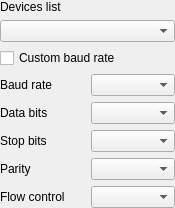
<?xml version="1.0" encoding="UTF-8"?>
<ui version="4.0">
 <class>SAKTestDeviceController</class>
 <widget class="QWidget" name="SAKTestDeviceController">
  <property name="geometry">
   <rect>
    <x>0</x>
    <y>0</y>
    <width>175</width>
    <height>204</height>
   </rect>
  </property>
  <property name="windowTitle">
   <string>串口控制面板</string>
  </property>
  <layout class="QGridLayout" name="gridLayout">
   <property name="leftMargin">
    <number>0</number>
   </property>
   <property name="topMargin">
    <number>0</number>
   </property>
   <property name="rightMargin">
    <number>0</number>
   </property>
   <property name="bottomMargin">
    <number>0</number>
   </property>
   <item row="3" column="1">
    <widget class="QComboBox" name="baudrateComboBox"/>
   </item>
   <item row="2" column="0" colspan="2">
    <widget class="QCheckBox" name="customBaudrateCheckBox">
     <property name="sizePolicy">
      <sizepolicy hsizetype="Preferred" vsizetype="Fixed">
       <horstretch>0</horstretch>
       <verstretch>0</verstretch>
      </sizepolicy>
     </property>
     <property name="text">
      <string>Custom baud rate</string>
     </property>
    </widget>
   </item>
   <item row="5" column="0">
    <widget class="QLabel" name="label_4">
     <property name="sizePolicy">
      <sizepolicy hsizetype="Ignored" vsizetype="Preferred">
       <horstretch>0</horstretch>
       <verstretch>0</verstretch>
      </sizepolicy>
     </property>
     <property name="text">
      <string>Stop bits</string>
     </property>
    </widget>
   </item>
   <item row="1" column="0" colspan="2">
    <widget class="QComboBox" name="serialportsComboBox">
     <property name="sizePolicy">
      <sizepolicy hsizetype="Preferred" vsizetype="Fixed">
       <horstretch>0</horstretch>
       <verstretch>0</verstretch>
      </sizepolicy>
     </property>
     <property name="maximumSize">
      <size>
       <width>16777215</width>
       <height>16777215</height>
      </size>
     </property>
    </widget>
   </item>
   <item row="5" column="1">
    <widget class="QComboBox" name="stopbitsComboBox"/>
   </item>
   <item row="3" column="0">
    <widget class="QLabel" name="label_2">
     <property name="sizePolicy">
      <sizepolicy hsizetype="Ignored" vsizetype="Preferred">
       <horstretch>0</horstretch>
       <verstretch>0</verstretch>
      </sizepolicy>
     </property>
     <property name="text">
      <string>Baud rate</string>
     </property>
    </widget>
   </item>
   <item row="4" column="0">
    <widget class="QLabel" name="label_3">
     <property name="sizePolicy">
      <sizepolicy hsizetype="Ignored" vsizetype="Preferred">
       <horstretch>0</horstretch>
       <verstretch>0</verstretch>
      </sizepolicy>
     </property>
     <property name="text">
      <string>Data bits</string>
     </property>
    </widget>
   </item>
   <item row="6" column="0">
    <widget class="QLabel" name="label_5">
     <property name="sizePolicy">
      <sizepolicy hsizetype="Ignored" vsizetype="Preferred">
       <horstretch>0</horstretch>
       <verstretch>0</verstretch>
      </sizepolicy>
     </property>
     <property name="text">
      <string>Parity</string>
     </property>
    </widget>
   </item>
   <item row="0" column="0" colspan="2">
    <widget class="QLabel" name="label">
     <property name="text">
      <string>Devices list</string>
     </property>
    </widget>
   </item>
   <item row="4" column="1">
    <widget class="QComboBox" name="databitsComboBox">
     <property name="currentText">
      <string notr="true"/>
     </property>
     <property name="currentIndex">
      <number>-1</number>
     </property>
    </widget>
   </item>
   <item row="6" column="1">
    <widget class="QComboBox" name="parityComboBox"/>
   </item>
   <item row="7" column="0">
    <widget class="QLabel" name="label_6">
     <property name="text">
      <string>Flow control</string>
     </property>
    </widget>
   </item>
   <item row="7" column="1">
    <widget class="QComboBox" name="flowControlComboBox"/>
   </item>
  </layout>
 </widget>
 <resources/>
 <connections/>
</ui>
